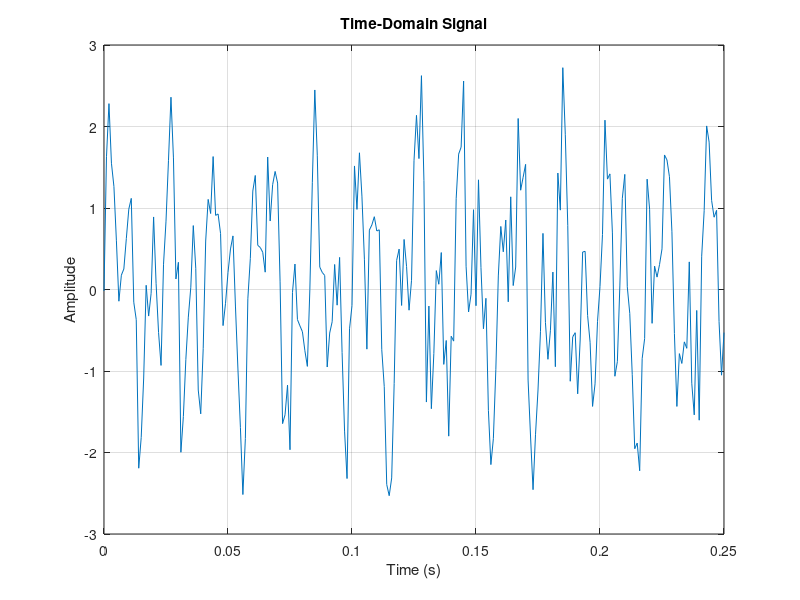
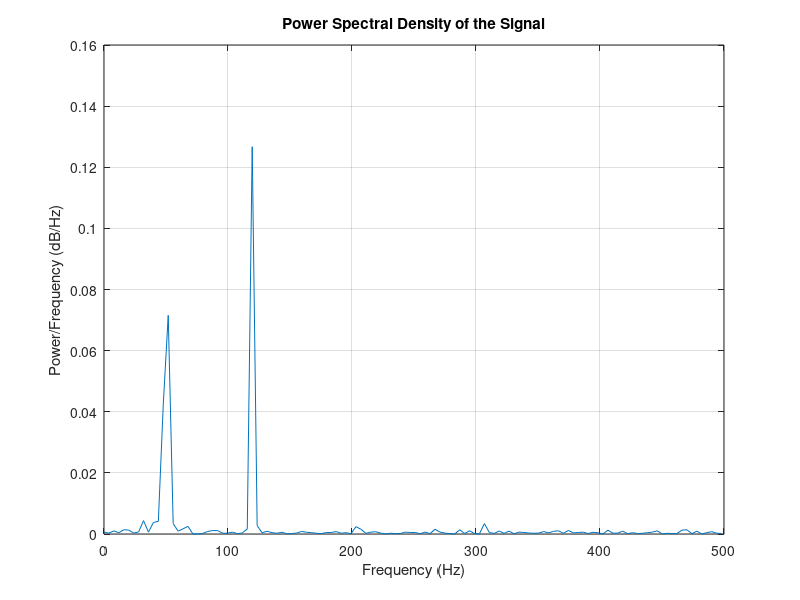

Reproduce these figures in MATLAB, in order.
% Spectral_Analysis.m

clear;
close all;
clc;

Fs = 1000;           
T = 1/Fs;            
t = 0:T:0.25;        
N = length(t);       

x = sin(2*pi*50*t) + sin(2*pi*120*t);
x = x + 0.5*randn(size(t));

figure;
plot(t, x);
title('Time-Domain Signal');
xlabel('Time (s)');
ylabel('Amplitude');
grid on;

X = fft(x);                
X_mag = abs(X/N);          
frequencies = Fs*(0:(N/2))/N;   

PSD = (1/(Fs*N)) * abs(X(1:N/2+1)).^2;    
PSD(2:end-1) = 2*PSD(2:end-1);            

figure;
plot(frequencies, PSD);
title('Power Spectral Density of the Signal');
xlabel('Frequency (Hz)');
ylabel('Power/Frequency (dB/Hz)');
grid on;

disp('Spectral Analysis complete. The Power Spectral Density (PSD) plot shows energy distribution over frequencies.');
